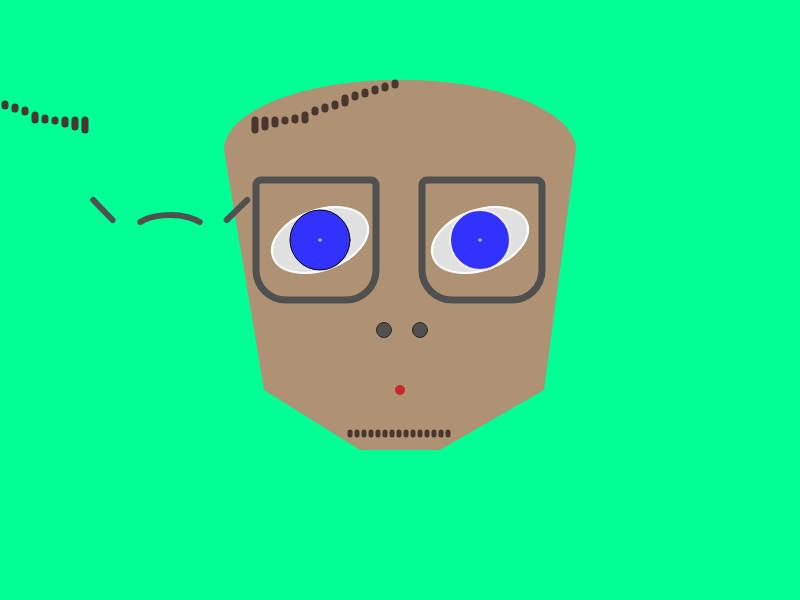
Frame 1 (no input)
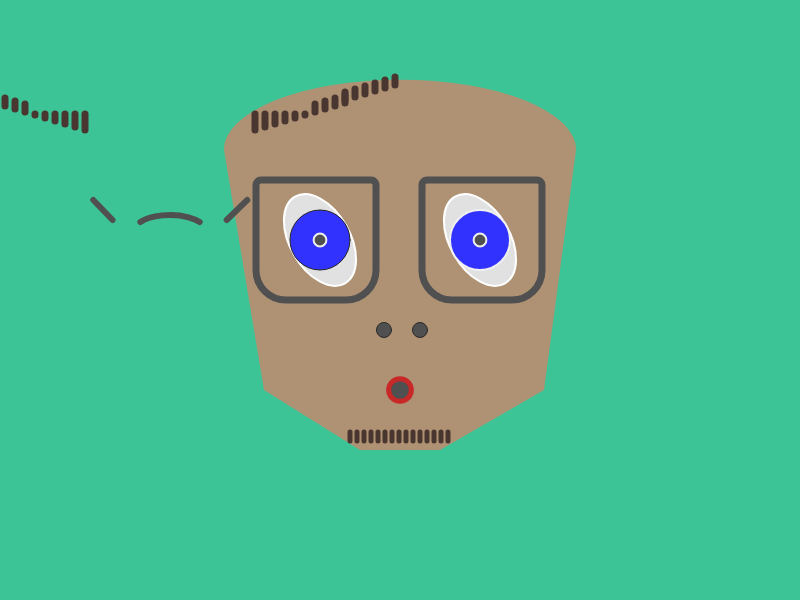
Frame 60 (no input)
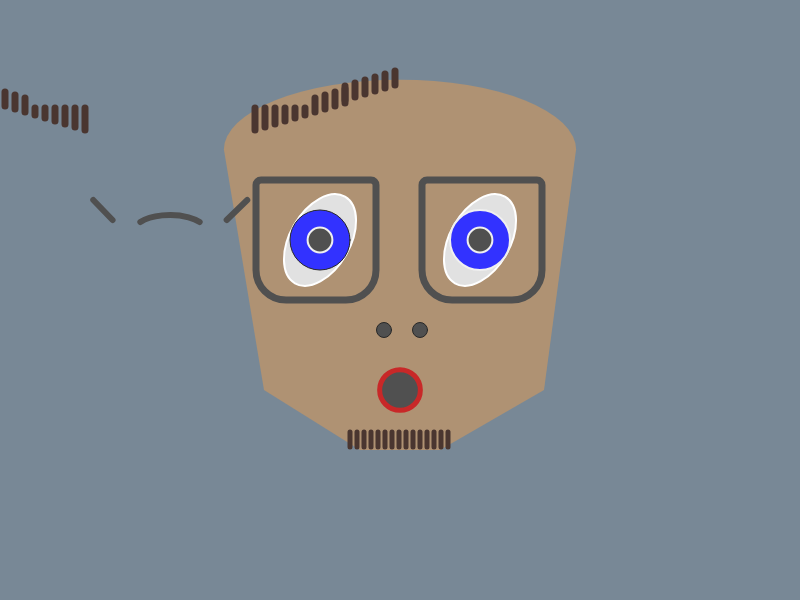
Frame 120 (the mouse pressed at the canvas centre since frame 60)

The p5.js sketch that drew these frames (run headless with seeded random() and noise() and a simulated clock; from frame 60 on, the mouse is pressed at the canvas centre):

// p5.js sketch
// ── sketch.js

function setup() {
createCanvas(800, 600);
}

//**********************//
//global variables
//**********************//

// background color variables
var rChannel = 1;
var gChannel = 255;
var bChannel = 150;

//pupil width and height variables
var pupilWidth = 1;
var pupilHeight = 1;

// mouth width and heigh variables
var mouthWidth = 5;
var mouthHeight = 5;

// goatee variables
var goateeYEnd = 435;
var goateeX = 350;

// hair variables
var hairXstart = 255;
var hairYstart = 130;
var hairXEnd = 255;
var hairYEnd = 120;

// eye rotation variables
var eyeAngle = 0;
var eyeRotationRate = 0;

function draw() {
//background color will change from green to reddish-purple
background(rChannel, gChannel, bChannel);
    // background color change animation
    rChannel = rChannel + 1;
    gChannel = gChannel - 1;
    rChannel = rChannel % 255;
    gChannel = gChannel % 255;

/* change to eye rotation variable */
eyeRotationRate = (mouseY * 0.1) - 20;
eyeAngle = eyeAngle + eyeRotationRate;

//**********************//
//Face
//**********************//

/* head */
push();
noStroke();
// strokeWeight(0.5);
fill('rgb(175, 146, 115)');
// top of head
quad(width * 0.28, height * 0.25, width * 0.72, height * 0.25, width * 0.68, height * 0.65, width * 0.33, height * 0.65);
//chin
quad(width * 0.33, height * 0.65, width * 0.68, height * 0.65, width * 0.55, height * 0.75, width * 0.45, height * 0.75);
//forehead
arc(width/2, 150, width/2.27, height/4.27, PI, TWO_PI);
pop();
/* end head */

/* hair */
// right side hair
push();
stroke('rgb(74, 54, 48)');
strokeWeight(7);
line(hairXstart, hairYstart, hairXEnd, hairYEnd);
line(hairXstart + 10, hairYstart - 3, hairXEnd + 10, hairYEnd);
line(hairXstart + 20, hairYstart - 6, hairXEnd + 20, hairYEnd);
line(hairXstart + 30, hairYstart - 9, hairXEnd + 30, hairYEnd);
line(hairXstart + 40, hairYstart - 12, hairXEnd + 40, hairYEnd);
line(hairXstart + 50, hairYstart - 15, hairXEnd + 50, hairYEnd);
line(hairXstart + 60, hairYstart - 18, hairXEnd + 60, hairYEnd - 10);
line(hairXstart + 70, hairYstart - 21, hairXEnd + 70, hairYEnd - 13);
line(hairXstart + 80, hairYstart - 24, hairXEnd + 80, hairYEnd - 16);
line(hairXstart + 90, hairYstart - 27, hairXEnd + 90, hairYEnd - 19);
line(hairXstart + 90, hairYstart - 30, hairXEnd + 90, hairYEnd - 22);
line(hairXstart + 100, hairYstart - 33, hairXEnd + 100, hairYEnd - 25);
line(hairXstart + 110, hairYstart - 36, hairXEnd + 110, hairYEnd - 28);
line(hairXstart + 120, hairYstart - 39, hairXEnd + 120, hairYEnd - 31);
line(hairXstart + 130, hairYstart - 42, hairXEnd + 130, hairYEnd - 34);
line(hairXstart + 140, hairYstart - 45, hairXEnd + 140, hairYEnd - 37);
pop();

// left side hairXEnd

push();
translate( windowWidth/2.4, 0);
scale( -1, 1 );
stroke('rgb(74, 54, 48)');
strokeWeight(7);

line(hairXstart, hairYstart, hairXEnd, hairYEnd);
line(hairXstart + 10, hairYstart - 3, hairXEnd + 10, hairYEnd);
line(hairXstart + 20, hairYstart - 6, hairXEnd + 20, hairYEnd);
line(hairXstart + 30, hairYstart - 9, hairXEnd + 30, hairYEnd);
line(hairXstart + 40, hairYstart - 12, hairXEnd + 40, hairYEnd);
line(hairXstart + 50, hairYstart - 15, hairXEnd + 50, hairYEnd);
line(hairXstart + 60, hairYstart - 18, hairXEnd + 60, hairYEnd - 10);
line(hairXstart + 70, hairYstart - 21, hairXEnd + 70, hairYEnd - 13);
line(hairXstart + 80, hairYstart - 24, hairXEnd + 80, hairYEnd - 16);
line(hairXstart + 90, hairYstart - 27, hairXEnd + 90, hairYEnd - 19);
line(hairXstart + 90, hairYstart - 30, hairXEnd + 90, hairYEnd - 22);
line(hairXstart + 100, hairYstart - 33, hairXEnd + 100, hairYEnd - 25);
line(hairXstart + 110, hairYstart - 36, hairXEnd + 110, hairYEnd - 28);
line(hairXstart + 120, hairYstart - 39, hairXEnd + 120, hairYEnd - 31);
line(hairXstart + 130, hairYstart - 42, hairXEnd + 130, hairYEnd - 34);
line(hairXstart + 140, hairYstart - 45, hairXEnd + 140, hairYEnd - 37);

// growing hair code
hairYEnd = hairYEnd - 0.1;


pop();

/* end hair */

/*eyes*/
//left eye
push();
translate(width * 0.4, height * 0.4);
rotate(radians(eyeAngle));
stroke('rgb(80)');
strokeWeight(2);
fill('rgb(225, 225, 225)');
ellipse(0, 0, 100, 60);
pop();

//iris
fill('rgb(50, 50, 255)');
ellipse(width * 0.4, height * 0.40, 60, 60);

//pupil
push();
strokeWeight(2);
stroke('rgb(240, 240, 240)');
fill('rgb(80, 80, 80)');
ellipse(width * 0.4, height * 0.40, pupilWidth, pupilHeight);

//right eye
push();
translate(width * 0.6, height * 0.4);
rotate(radians(eyeAngle));
stroke('rgb(80)');
strokeWeight(2);
fill('rgb(225, 225, 225)');
ellipse(0, 0, 100, 60);
pop();

//iris
fill('rgb(50, 50, 255)');
ellipse(width * 0.60, height * 0.40, 60, 60);

//pupil
stroke('rgb(240, 240, 240)');
fill('rgb(80, 80, 80)');
ellipse(width * 0.60, height * 0.40, pupilWidth, pupilHeight);
// dilates pupil to max 60 px width and height
pupilWidth = pupilWidth + 0.2;
pupilHeight = pupilHeight + 0.2;
pupilWidth = pupilWidth % 60;
pupilHeight = pupilHeight % 60;
pop();

/* nose */
stroke('rgb(40, 40, 40)');
fill('rgb(80, 80, 80)');
ellipse(width * 0.48, height * 0.55, 15, 15);
ellipse(width * 0.525, height * 0.55, 15, 15);
/* end nose */

/* mouth */
push();
stroke('rgb(200, 40, 40)');
strokeWeight(5);
fill('rgb(80, 80, 80)');
ellipse(400, 390, mouthWidth, mouthHeight);


// animation that widens mouth and stops when it it 60 x 60 px
mouthWidth = mouthWidth + 0.3;
mouthHeight = mouthHeight + 0.3;
mouthWidth = mouthWidth % 60;
mouthHeight = mouthHeight % 60;
pop();
/* end mouth */


// glasses
// right frame
push();
noFill();
stroke('rgb(80, 80, 80)');
strokeWeight(7);
rect(width * 0.32, height * 0.30, 120, 120, 5, 5, 30, 30);
// left frame
push();
translate(282, 0);
noFill();
stroke('rgb(80, 80, 80)');
strokeWeight(7);
rect(width * 0.175, height * 0.30, 120, 120, 5, 5, 30, 30);
pop();
// bridge
stroke('rgb(80, 80, 80)');
strokeWeight(6);
arc(windowWidth/4.8, 230, 70, 30, radians(195), radians(345));
/*handles*/
// right handle
stroke('rgb(80, 80, 80)');
strokeWeight(6);
line(windowWidth/8.75, 200, windowWidth/7.25, 220);
push();

//left handle
// translate(515, 0);
stroke('rgb(80, 80, 80)');
strokeWeight(6);
line(windowWidth/3.6, 220, windowWidth/3.3, 200);
pop();
pop();
/* end eyes */

/* goatee */
push();
stroke('rgb(74, 54, 48)');
strokeWeight(5);
line(goateeX, height * 0.72, goateeX, goateeYEnd);
line(goateeX + 7, height * 0.72, goateeX + 7, goateeYEnd);
line(goateeX + 14, height * 0.72, goateeX + 14, goateeYEnd);
line(goateeX + 21, height * 0.72, goateeX + 21, goateeYEnd);
line(goateeX + 28, height * 0.72, goateeX + 28, goateeYEnd);
line(goateeX + 35, height * 0.72, goateeX + 35, goateeYEnd);
line(goateeX + 42, height * 0.72, goateeX + 42, goateeYEnd);
line(goateeX + 49, height * 0.72, goateeX + 49, goateeYEnd);
line(goateeX + 56, height * 0.72, goateeX + 56, goateeYEnd);
line(goateeX + 63, height * 0.72, goateeX + 63, goateeYEnd);
line(goateeX + 70, height * 0.72, goateeX + 70, goateeYEnd);
line(goateeX + 77, height * 0.72, goateeX + 77, goateeYEnd);
line(goateeX + 84, height * 0.72, goateeX + 84, goateeYEnd);
line(goateeX + 91, height * 0.72, goateeX + 91, goateeYEnd);
line(goateeX + 98, height * 0.72, goateeX + 98, goateeYEnd);

goateeYEnd = goateeYEnd + 0.1;
// goateeYEnd = goateeYEnd % 100;
pop();
/* end goatee */





}
